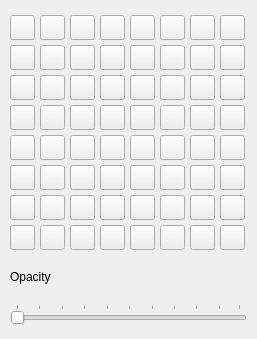
<?xml version="1.0" encoding="UTF-8"?>
<ui version="4.0">
 <class>color_picker</class>
 <widget class="QFrame" name="color_picker">
  <property name="geometry">
   <rect>
    <x>0</x>
    <y>0</y>
    <width>257</width>
    <height>339</height>
   </rect>
  </property>
  <property name="windowTitle">
   <string>Frame</string>
  </property>
  <layout class="QVBoxLayout" name="verticalLayout">
   <property name="spacing">
    <number>5</number>
   </property>
   <property name="leftMargin">
    <number>10</number>
   </property>
   <property name="topMargin">
    <number>15</number>
   </property>
   <property name="rightMargin">
    <number>10</number>
   </property>
   <property name="bottomMargin">
    <number>15</number>
   </property>
   <item>
    <layout class="QHBoxLayout" name="horizontalLayout_7">
     <property name="spacing">
      <number>5</number>
     </property>
     <item>
      <widget class="ColorButton" name="pushButton_49">
       <property name="minimumSize">
        <size>
         <width>25</width>
         <height>25</height>
        </size>
       </property>
       <property name="maximumSize">
        <size>
         <width>25</width>
         <height>25</height>
        </size>
       </property>
       <property name="text">
        <string/>
       </property>
      </widget>
     </item>
     <item>
      <widget class="ColorButton" name="pushButton_50">
       <property name="minimumSize">
        <size>
         <width>25</width>
         <height>25</height>
        </size>
       </property>
       <property name="maximumSize">
        <size>
         <width>25</width>
         <height>25</height>
        </size>
       </property>
       <property name="text">
        <string/>
       </property>
      </widget>
     </item>
     <item>
      <widget class="ColorButton" name="pushButton_51">
       <property name="minimumSize">
        <size>
         <width>25</width>
         <height>25</height>
        </size>
       </property>
       <property name="maximumSize">
        <size>
         <width>25</width>
         <height>25</height>
        </size>
       </property>
       <property name="text">
        <string/>
       </property>
      </widget>
     </item>
     <item>
      <widget class="ColorButton" name="pushButton_52">
       <property name="minimumSize">
        <size>
         <width>25</width>
         <height>25</height>
        </size>
       </property>
       <property name="maximumSize">
        <size>
         <width>25</width>
         <height>25</height>
        </size>
       </property>
       <property name="text">
        <string/>
       </property>
      </widget>
     </item>
     <item>
      <widget class="ColorButton" name="pushButton_53">
       <property name="minimumSize">
        <size>
         <width>25</width>
         <height>25</height>
        </size>
       </property>
       <property name="maximumSize">
        <size>
         <width>25</width>
         <height>25</height>
        </size>
       </property>
       <property name="text">
        <string/>
       </property>
      </widget>
     </item>
     <item>
      <widget class="ColorButton" name="pushButton_54">
       <property name="minimumSize">
        <size>
         <width>25</width>
         <height>25</height>
        </size>
       </property>
       <property name="maximumSize">
        <size>
         <width>25</width>
         <height>25</height>
        </size>
       </property>
       <property name="text">
        <string/>
       </property>
      </widget>
     </item>
     <item>
      <widget class="ColorButton" name="pushButton_55">
       <property name="minimumSize">
        <size>
         <width>25</width>
         <height>25</height>
        </size>
       </property>
       <property name="maximumSize">
        <size>
         <width>25</width>
         <height>25</height>
        </size>
       </property>
       <property name="text">
        <string/>
       </property>
      </widget>
     </item>
     <item>
      <widget class="ColorButton" name="pushButton_56">
       <property name="minimumSize">
        <size>
         <width>25</width>
         <height>25</height>
        </size>
       </property>
       <property name="maximumSize">
        <size>
         <width>25</width>
         <height>25</height>
        </size>
       </property>
       <property name="text">
        <string/>
       </property>
      </widget>
     </item>
    </layout>
   </item>
   <item>
    <layout class="QHBoxLayout" name="horizontalLayout">
     <property name="spacing">
      <number>5</number>
     </property>
     <item>
      <widget class="ColorButton" name="pushButton">
       <property name="minimumSize">
        <size>
         <width>25</width>
         <height>25</height>
        </size>
       </property>
       <property name="maximumSize">
        <size>
         <width>25</width>
         <height>25</height>
        </size>
       </property>
       <property name="text">
        <string/>
       </property>
      </widget>
     </item>
     <item>
      <widget class="ColorButton" name="pushButton_2">
       <property name="minimumSize">
        <size>
         <width>25</width>
         <height>25</height>
        </size>
       </property>
       <property name="maximumSize">
        <size>
         <width>25</width>
         <height>25</height>
        </size>
       </property>
       <property name="text">
        <string/>
       </property>
      </widget>
     </item>
     <item>
      <widget class="ColorButton" name="pushButton_3">
       <property name="minimumSize">
        <size>
         <width>25</width>
         <height>25</height>
        </size>
       </property>
       <property name="maximumSize">
        <size>
         <width>25</width>
         <height>25</height>
        </size>
       </property>
       <property name="text">
        <string/>
       </property>
      </widget>
     </item>
     <item>
      <widget class="ColorButton" name="pushButton_4">
       <property name="minimumSize">
        <size>
         <width>25</width>
         <height>25</height>
        </size>
       </property>
       <property name="maximumSize">
        <size>
         <width>25</width>
         <height>25</height>
        </size>
       </property>
       <property name="text">
        <string/>
       </property>
      </widget>
     </item>
     <item>
      <widget class="ColorButton" name="pushButton_5">
       <property name="minimumSize">
        <size>
         <width>25</width>
         <height>25</height>
        </size>
       </property>
       <property name="maximumSize">
        <size>
         <width>25</width>
         <height>25</height>
        </size>
       </property>
       <property name="text">
        <string/>
       </property>
      </widget>
     </item>
     <item>
      <widget class="ColorButton" name="pushButton_6">
       <property name="minimumSize">
        <size>
         <width>25</width>
         <height>25</height>
        </size>
       </property>
       <property name="maximumSize">
        <size>
         <width>25</width>
         <height>25</height>
        </size>
       </property>
       <property name="text">
        <string/>
       </property>
      </widget>
     </item>
     <item>
      <widget class="ColorButton" name="pushButton_7">
       <property name="minimumSize">
        <size>
         <width>25</width>
         <height>25</height>
        </size>
       </property>
       <property name="maximumSize">
        <size>
         <width>25</width>
         <height>25</height>
        </size>
       </property>
       <property name="text">
        <string/>
       </property>
      </widget>
     </item>
     <item>
      <widget class="ColorButton" name="pushButton_8">
       <property name="minimumSize">
        <size>
         <width>25</width>
         <height>25</height>
        </size>
       </property>
       <property name="maximumSize">
        <size>
         <width>25</width>
         <height>25</height>
        </size>
       </property>
       <property name="text">
        <string/>
       </property>
      </widget>
     </item>
    </layout>
   </item>
   <item>
    <layout class="QHBoxLayout" name="horizontalLayout_6">
     <property name="spacing">
      <number>5</number>
     </property>
     <item>
      <widget class="ColorButton" name="pushButton_41">
       <property name="minimumSize">
        <size>
         <width>25</width>
         <height>25</height>
        </size>
       </property>
       <property name="maximumSize">
        <size>
         <width>25</width>
         <height>25</height>
        </size>
       </property>
       <property name="text">
        <string/>
       </property>
      </widget>
     </item>
     <item>
      <widget class="ColorButton" name="pushButton_42">
       <property name="minimumSize">
        <size>
         <width>25</width>
         <height>25</height>
        </size>
       </property>
       <property name="maximumSize">
        <size>
         <width>25</width>
         <height>25</height>
        </size>
       </property>
       <property name="text">
        <string/>
       </property>
      </widget>
     </item>
     <item>
      <widget class="ColorButton" name="pushButton_43">
       <property name="minimumSize">
        <size>
         <width>25</width>
         <height>25</height>
        </size>
       </property>
       <property name="maximumSize">
        <size>
         <width>25</width>
         <height>25</height>
        </size>
       </property>
       <property name="text">
        <string/>
       </property>
      </widget>
     </item>
     <item>
      <widget class="ColorButton" name="pushButton_44">
       <property name="minimumSize">
        <size>
         <width>25</width>
         <height>25</height>
        </size>
       </property>
       <property name="maximumSize">
        <size>
         <width>25</width>
         <height>25</height>
        </size>
       </property>
       <property name="text">
        <string/>
       </property>
      </widget>
     </item>
     <item>
      <widget class="ColorButton" name="pushButton_45">
       <property name="minimumSize">
        <size>
         <width>25</width>
         <height>25</height>
        </size>
       </property>
       <property name="maximumSize">
        <size>
         <width>25</width>
         <height>25</height>
        </size>
       </property>
       <property name="text">
        <string/>
       </property>
      </widget>
     </item>
     <item>
      <widget class="ColorButton" name="pushButton_46">
       <property name="minimumSize">
        <size>
         <width>25</width>
         <height>25</height>
        </size>
       </property>
       <property name="maximumSize">
        <size>
         <width>25</width>
         <height>25</height>
        </size>
       </property>
       <property name="text">
        <string/>
       </property>
      </widget>
     </item>
     <item>
      <widget class="ColorButton" name="pushButton_47">
       <property name="minimumSize">
        <size>
         <width>25</width>
         <height>25</height>
        </size>
       </property>
       <property name="maximumSize">
        <size>
         <width>25</width>
         <height>25</height>
        </size>
       </property>
       <property name="text">
        <string/>
       </property>
      </widget>
     </item>
     <item>
      <widget class="ColorButton" name="pushButton_48">
       <property name="minimumSize">
        <size>
         <width>25</width>
         <height>25</height>
        </size>
       </property>
       <property name="maximumSize">
        <size>
         <width>25</width>
         <height>25</height>
        </size>
       </property>
       <property name="text">
        <string/>
       </property>
      </widget>
     </item>
    </layout>
   </item>
   <item>
    <layout class="QHBoxLayout" name="horizontalLayout_5">
     <property name="spacing">
      <number>5</number>
     </property>
     <item>
      <widget class="ColorButton" name="pushButton_33">
       <property name="minimumSize">
        <size>
         <width>25</width>
         <height>25</height>
        </size>
       </property>
       <property name="maximumSize">
        <size>
         <width>25</width>
         <height>25</height>
        </size>
       </property>
       <property name="text">
        <string/>
       </property>
      </widget>
     </item>
     <item>
      <widget class="ColorButton" name="pushButton_34">
       <property name="minimumSize">
        <size>
         <width>25</width>
         <height>25</height>
        </size>
       </property>
       <property name="maximumSize">
        <size>
         <width>25</width>
         <height>25</height>
        </size>
       </property>
       <property name="text">
        <string/>
       </property>
      </widget>
     </item>
     <item>
      <widget class="ColorButton" name="pushButton_35">
       <property name="minimumSize">
        <size>
         <width>25</width>
         <height>25</height>
        </size>
       </property>
       <property name="maximumSize">
        <size>
         <width>25</width>
         <height>25</height>
        </size>
       </property>
       <property name="text">
        <string/>
       </property>
      </widget>
     </item>
     <item>
      <widget class="ColorButton" name="pushButton_36">
       <property name="minimumSize">
        <size>
         <width>25</width>
         <height>25</height>
        </size>
       </property>
       <property name="maximumSize">
        <size>
         <width>25</width>
         <height>25</height>
        </size>
       </property>
       <property name="text">
        <string/>
       </property>
      </widget>
     </item>
     <item>
      <widget class="ColorButton" name="pushButton_37">
       <property name="minimumSize">
        <size>
         <width>25</width>
         <height>25</height>
        </size>
       </property>
       <property name="maximumSize">
        <size>
         <width>25</width>
         <height>25</height>
        </size>
       </property>
       <property name="text">
        <string/>
       </property>
      </widget>
     </item>
     <item>
      <widget class="ColorButton" name="pushButton_38">
       <property name="minimumSize">
        <size>
         <width>25</width>
         <height>25</height>
        </size>
       </property>
       <property name="maximumSize">
        <size>
         <width>25</width>
         <height>25</height>
        </size>
       </property>
       <property name="text">
        <string/>
       </property>
      </widget>
     </item>
     <item>
      <widget class="ColorButton" name="pushButton_39">
       <property name="minimumSize">
        <size>
         <width>25</width>
         <height>25</height>
        </size>
       </property>
       <property name="maximumSize">
        <size>
         <width>25</width>
         <height>25</height>
        </size>
       </property>
       <property name="text">
        <string/>
       </property>
      </widget>
     </item>
     <item>
      <widget class="ColorButton" name="pushButton_40">
       <property name="minimumSize">
        <size>
         <width>25</width>
         <height>25</height>
        </size>
       </property>
       <property name="maximumSize">
        <size>
         <width>25</width>
         <height>25</height>
        </size>
       </property>
       <property name="text">
        <string/>
       </property>
      </widget>
     </item>
    </layout>
   </item>
   <item>
    <layout class="QHBoxLayout" name="horizontalLayout_4">
     <property name="spacing">
      <number>5</number>
     </property>
     <item>
      <widget class="ColorButton" name="pushButton_25">
       <property name="minimumSize">
        <size>
         <width>25</width>
         <height>25</height>
        </size>
       </property>
       <property name="maximumSize">
        <size>
         <width>25</width>
         <height>25</height>
        </size>
       </property>
       <property name="text">
        <string/>
       </property>
      </widget>
     </item>
     <item>
      <widget class="ColorButton" name="pushButton_26">
       <property name="minimumSize">
        <size>
         <width>25</width>
         <height>25</height>
        </size>
       </property>
       <property name="maximumSize">
        <size>
         <width>25</width>
         <height>25</height>
        </size>
       </property>
       <property name="text">
        <string/>
       </property>
      </widget>
     </item>
     <item>
      <widget class="ColorButton" name="pushButton_27">
       <property name="minimumSize">
        <size>
         <width>25</width>
         <height>25</height>
        </size>
       </property>
       <property name="maximumSize">
        <size>
         <width>25</width>
         <height>25</height>
        </size>
       </property>
       <property name="text">
        <string/>
       </property>
      </widget>
     </item>
     <item>
      <widget class="ColorButton" name="pushButton_28">
       <property name="minimumSize">
        <size>
         <width>25</width>
         <height>25</height>
        </size>
       </property>
       <property name="maximumSize">
        <size>
         <width>25</width>
         <height>25</height>
        </size>
       </property>
       <property name="text">
        <string/>
       </property>
      </widget>
     </item>
     <item>
      <widget class="ColorButton" name="pushButton_29">
       <property name="minimumSize">
        <size>
         <width>25</width>
         <height>25</height>
        </size>
       </property>
       <property name="maximumSize">
        <size>
         <width>25</width>
         <height>25</height>
        </size>
       </property>
       <property name="text">
        <string/>
       </property>
      </widget>
     </item>
     <item>
      <widget class="ColorButton" name="pushButton_30">
       <property name="minimumSize">
        <size>
         <width>25</width>
         <height>25</height>
        </size>
       </property>
       <property name="maximumSize">
        <size>
         <width>25</width>
         <height>25</height>
        </size>
       </property>
       <property name="text">
        <string/>
       </property>
      </widget>
     </item>
     <item>
      <widget class="ColorButton" name="pushButton_31">
       <property name="minimumSize">
        <size>
         <width>25</width>
         <height>25</height>
        </size>
       </property>
       <property name="maximumSize">
        <size>
         <width>25</width>
         <height>25</height>
        </size>
       </property>
       <property name="text">
        <string/>
       </property>
      </widget>
     </item>
     <item>
      <widget class="ColorButton" name="pushButton_32">
       <property name="minimumSize">
        <size>
         <width>25</width>
         <height>25</height>
        </size>
       </property>
       <property name="maximumSize">
        <size>
         <width>25</width>
         <height>25</height>
        </size>
       </property>
       <property name="text">
        <string/>
       </property>
      </widget>
     </item>
    </layout>
   </item>
   <item>
    <layout class="QHBoxLayout" name="horizontalLayout_3">
     <property name="spacing">
      <number>5</number>
     </property>
     <item>
      <widget class="ColorButton" name="pushButton_17">
       <property name="minimumSize">
        <size>
         <width>25</width>
         <height>25</height>
        </size>
       </property>
       <property name="maximumSize">
        <size>
         <width>25</width>
         <height>25</height>
        </size>
       </property>
       <property name="text">
        <string/>
       </property>
      </widget>
     </item>
     <item>
      <widget class="ColorButton" name="pushButton_18">
       <property name="minimumSize">
        <size>
         <width>25</width>
         <height>25</height>
        </size>
       </property>
       <property name="maximumSize">
        <size>
         <width>25</width>
         <height>25</height>
        </size>
       </property>
       <property name="text">
        <string/>
       </property>
      </widget>
     </item>
     <item>
      <widget class="ColorButton" name="pushButton_19">
       <property name="minimumSize">
        <size>
         <width>25</width>
         <height>25</height>
        </size>
       </property>
       <property name="maximumSize">
        <size>
         <width>25</width>
         <height>25</height>
        </size>
       </property>
       <property name="text">
        <string/>
       </property>
      </widget>
     </item>
     <item>
      <widget class="ColorButton" name="pushButton_20">
       <property name="minimumSize">
        <size>
         <width>25</width>
         <height>25</height>
        </size>
       </property>
       <property name="maximumSize">
        <size>
         <width>25</width>
         <height>25</height>
        </size>
       </property>
       <property name="text">
        <string/>
       </property>
      </widget>
     </item>
     <item>
      <widget class="ColorButton" name="pushButton_21">
       <property name="minimumSize">
        <size>
         <width>25</width>
         <height>25</height>
        </size>
       </property>
       <property name="maximumSize">
        <size>
         <width>25</width>
         <height>25</height>
        </size>
       </property>
       <property name="text">
        <string/>
       </property>
      </widget>
     </item>
     <item>
      <widget class="ColorButton" name="pushButton_22">
       <property name="minimumSize">
        <size>
         <width>25</width>
         <height>25</height>
        </size>
       </property>
       <property name="maximumSize">
        <size>
         <width>25</width>
         <height>25</height>
        </size>
       </property>
       <property name="text">
        <string/>
       </property>
      </widget>
     </item>
     <item>
      <widget class="ColorButton" name="pushButton_23">
       <property name="minimumSize">
        <size>
         <width>25</width>
         <height>25</height>
        </size>
       </property>
       <property name="maximumSize">
        <size>
         <width>25</width>
         <height>25</height>
        </size>
       </property>
       <property name="text">
        <string/>
       </property>
      </widget>
     </item>
     <item>
      <widget class="ColorButton" name="pushButton_24">
       <property name="minimumSize">
        <size>
         <width>25</width>
         <height>25</height>
        </size>
       </property>
       <property name="maximumSize">
        <size>
         <width>25</width>
         <height>25</height>
        </size>
       </property>
       <property name="text">
        <string/>
       </property>
      </widget>
     </item>
    </layout>
   </item>
   <item>
    <layout class="QHBoxLayout" name="horizontalLayout_2">
     <property name="spacing">
      <number>5</number>
     </property>
     <item>
      <widget class="ColorButton" name="pushButton_9">
       <property name="minimumSize">
        <size>
         <width>25</width>
         <height>25</height>
        </size>
       </property>
       <property name="maximumSize">
        <size>
         <width>25</width>
         <height>25</height>
        </size>
       </property>
       <property name="text">
        <string/>
       </property>
      </widget>
     </item>
     <item>
      <widget class="ColorButton" name="pushButton_10">
       <property name="minimumSize">
        <size>
         <width>25</width>
         <height>25</height>
        </size>
       </property>
       <property name="maximumSize">
        <size>
         <width>25</width>
         <height>25</height>
        </size>
       </property>
       <property name="text">
        <string/>
       </property>
      </widget>
     </item>
     <item>
      <widget class="ColorButton" name="pushButton_11">
       <property name="minimumSize">
        <size>
         <width>25</width>
         <height>25</height>
        </size>
       </property>
       <property name="maximumSize">
        <size>
         <width>25</width>
         <height>25</height>
        </size>
       </property>
       <property name="text">
        <string/>
       </property>
      </widget>
     </item>
     <item>
      <widget class="ColorButton" name="pushButton_12">
       <property name="minimumSize">
        <size>
         <width>25</width>
         <height>25</height>
        </size>
       </property>
       <property name="maximumSize">
        <size>
         <width>25</width>
         <height>25</height>
        </size>
       </property>
       <property name="text">
        <string/>
       </property>
      </widget>
     </item>
     <item>
      <widget class="ColorButton" name="pushButton_13">
       <property name="minimumSize">
        <size>
         <width>25</width>
         <height>25</height>
        </size>
       </property>
       <property name="maximumSize">
        <size>
         <width>25</width>
         <height>25</height>
        </size>
       </property>
       <property name="text">
        <string/>
       </property>
      </widget>
     </item>
     <item>
      <widget class="ColorButton" name="pushButton_14">
       <property name="minimumSize">
        <size>
         <width>25</width>
         <height>25</height>
        </size>
       </property>
       <property name="maximumSize">
        <size>
         <width>25</width>
         <height>25</height>
        </size>
       </property>
       <property name="text">
        <string/>
       </property>
      </widget>
     </item>
     <item>
      <widget class="ColorButton" name="pushButton_15">
       <property name="minimumSize">
        <size>
         <width>25</width>
         <height>25</height>
        </size>
       </property>
       <property name="maximumSize">
        <size>
         <width>25</width>
         <height>25</height>
        </size>
       </property>
       <property name="text">
        <string/>
       </property>
      </widget>
     </item>
     <item>
      <widget class="ColorButton" name="pushButton_16">
       <property name="minimumSize">
        <size>
         <width>25</width>
         <height>25</height>
        </size>
       </property>
       <property name="maximumSize">
        <size>
         <width>25</width>
         <height>25</height>
        </size>
       </property>
       <property name="text">
        <string/>
       </property>
      </widget>
     </item>
    </layout>
   </item>
   <item>
    <layout class="QHBoxLayout" name="horizontalLayout_8">
     <property name="spacing">
      <number>5</number>
     </property>
     <item>
      <widget class="ColorButton" name="pushButton_57">
       <property name="minimumSize">
        <size>
         <width>25</width>
         <height>25</height>
        </size>
       </property>
       <property name="maximumSize">
        <size>
         <width>25</width>
         <height>25</height>
        </size>
       </property>
       <property name="text">
        <string/>
       </property>
      </widget>
     </item>
     <item>
      <widget class="ColorButton" name="pushButton_58">
       <property name="minimumSize">
        <size>
         <width>25</width>
         <height>25</height>
        </size>
       </property>
       <property name="maximumSize">
        <size>
         <width>25</width>
         <height>25</height>
        </size>
       </property>
       <property name="text">
        <string/>
       </property>
      </widget>
     </item>
     <item>
      <widget class="ColorButton" name="pushButton_59">
       <property name="minimumSize">
        <size>
         <width>25</width>
         <height>25</height>
        </size>
       </property>
       <property name="maximumSize">
        <size>
         <width>25</width>
         <height>25</height>
        </size>
       </property>
       <property name="text">
        <string/>
       </property>
      </widget>
     </item>
     <item>
      <widget class="ColorButton" name="pushButton_60">
       <property name="minimumSize">
        <size>
         <width>25</width>
         <height>25</height>
        </size>
       </property>
       <property name="maximumSize">
        <size>
         <width>25</width>
         <height>25</height>
        </size>
       </property>
       <property name="text">
        <string/>
       </property>
      </widget>
     </item>
     <item>
      <widget class="ColorButton" name="pushButton_61">
       <property name="minimumSize">
        <size>
         <width>25</width>
         <height>25</height>
        </size>
       </property>
       <property name="maximumSize">
        <size>
         <width>25</width>
         <height>25</height>
        </size>
       </property>
       <property name="text">
        <string/>
       </property>
      </widget>
     </item>
     <item>
      <widget class="ColorButton" name="pushButton_62">
       <property name="minimumSize">
        <size>
         <width>25</width>
         <height>25</height>
        </size>
       </property>
       <property name="maximumSize">
        <size>
         <width>25</width>
         <height>25</height>
        </size>
       </property>
       <property name="text">
        <string/>
       </property>
      </widget>
     </item>
     <item>
      <widget class="ColorButton" name="pushButton_63">
       <property name="minimumSize">
        <size>
         <width>25</width>
         <height>25</height>
        </size>
       </property>
       <property name="maximumSize">
        <size>
         <width>25</width>
         <height>25</height>
        </size>
       </property>
       <property name="text">
        <string/>
       </property>
      </widget>
     </item>
     <item>
      <widget class="ColorButton" name="pushButton_64">
       <property name="minimumSize">
        <size>
         <width>25</width>
         <height>25</height>
        </size>
       </property>
       <property name="maximumSize">
        <size>
         <width>25</width>
         <height>25</height>
        </size>
       </property>
       <property name="text">
        <string/>
       </property>
      </widget>
     </item>
    </layout>
   </item>
   <item>
    <widget class="BodyLabel" name="BodyLabel">
     <property name="text">
      <string>Opacity</string>
     </property>
     <property name="pixelFontSize" stdset="0">
      <number>16</number>
     </property>
    </widget>
   </item>
   <item>
    <widget class="Slider" name="Slider_opacy">
     <property name="orientation">
      <enum>Qt::Horizontal</enum>
     </property>
     <property name="tickPosition">
      <enum>QSlider::TicksAbove</enum>
     </property>
    </widget>
   </item>
  </layout>
 </widget>
 <customwidgets>
  <customwidget>
   <class>Slider</class>
   <extends>QSlider</extends>
   <header>qfluentwidgets</header>
  </customwidget>
  <customwidget>
   <class>BodyLabel</class>
   <extends>QLabel</extends>
   <header>qfluentwidgets</header>
  </customwidget>
  <customwidget>
   <class>ColorButton</class>
   <extends>QPushButton</extends>
   <header location="global">atklip.gui_components.components</header>
  </customwidget>
 </customwidgets>
 <resources/>
 <connections/>
</ui>
